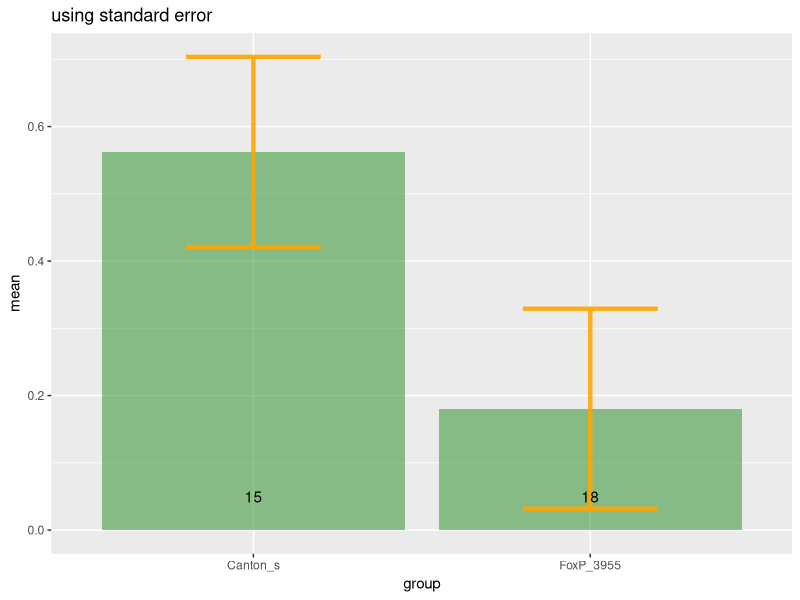

Recreate this plot in R.
# data was downloaded from figshare, doi:https://doi.org/10.5061/dryad.8v7f3br5
library (dplyr)
library (ggplot2)
# read the data in R
library(readr)
selflearning <- read_delim("non_website/data/selflearning.txt",
";", escape_double = FALSE, trim_ws = TRUE)
View(selflearning)

# verify group is a factor and PI2 and 8 are numbers
selflearning$group

# filter data on Canton_s and FoxP_3955 only data
selflearning_mutant = selflearning %>% filter (group == "Canton_s" | group =="FoxP_3955")

# filter data on abosulute value of PI2 is superior to 0.66
selflearning_mutant = selflearning_mutant %>% filter (abs (PI2)<0.66)
# barplot, copied from https://www.r-graph-gallery.com/4-barplot-with-error-bar/


# Data
# data <- iris %>% select(Species, Sepal.Length) 
# 
# # Calculates mean, sd, se and IC
# my_sum <- data %>%
#   group_by(Species) %>%
#   summarise( 
#     n=n(),
#     mean=mean(Sepal.Length),
#     sd=sd(Sepal.Length)
#   ) %>%
#   mutate( se=sd/sqrt(n))  %>%
#   mutate( ic=se * qt((1-0.05)/2 + .5, n-1))
# 
# # Standard deviation
# ggplot(my_sum) +
#   geom_bar( aes(x=Species, y=mean), stat="identity", fill="forestgreen", alpha=0.5) +
#   geom_errorbar( aes(x=Species, ymin=mean-sd, ymax=mean+sd), width=0.4, colour="orange", alpha=0.9, size=1.5) +
#   ggtitle("using standard deviation")
# 
# # Standard Error
# ggplot(my_sum) +
#   geom_bar( aes(x=Species, y=mean), stat="identity", fill="forestgreen", alpha=0.5) +
#   geom_errorbar( aes(x=Species, ymin=mean-se, ymax=mean+se), width=0.4, colour="orange", alpha=0.9, size=1.5) +
#   ggtitle("using standard error")
# 
# # Confidence Interval
# ggplot(my_sum) +
#   geom_bar( aes(x=Species, y=mean), stat="identity", fill="forestgreen", alpha=0.5) +
#   geom_errorbar( aes(x=Species, ymin=mean-ic, ymax=mean+ic), width=0.4, colour="orange", alpha=0.9, size=1.5) +
#   ggtitle("using confidence interval")

my_sum <- selflearning_mutant %>%
  group_by(group) %>%
  summarise(
    n=n(),
    mean=mean(PI8),
    sd=sd(PI8)
  ) %>%
  mutate( se=sd/sqrt(n))  %>%
  mutate( ic=se * qt((1-0.05)/2 + .5, n-1))

ggplot(my_sum) +
  geom_bar( aes(x=group, y=mean), stat="identity", fill="forestgreen", alpha=0.5) +
  geom_errorbar( aes(x=group, ymin=mean-se, ymax=mean+se), width=0.4, colour="orange", alpha=0.9, size=1.5) +
  ggtitle("using standard error")+
  geom_text(aes (x=group, y=0.05, label =n))

wilcox.test (PI8 ~group,data =selflearning_mutant)
